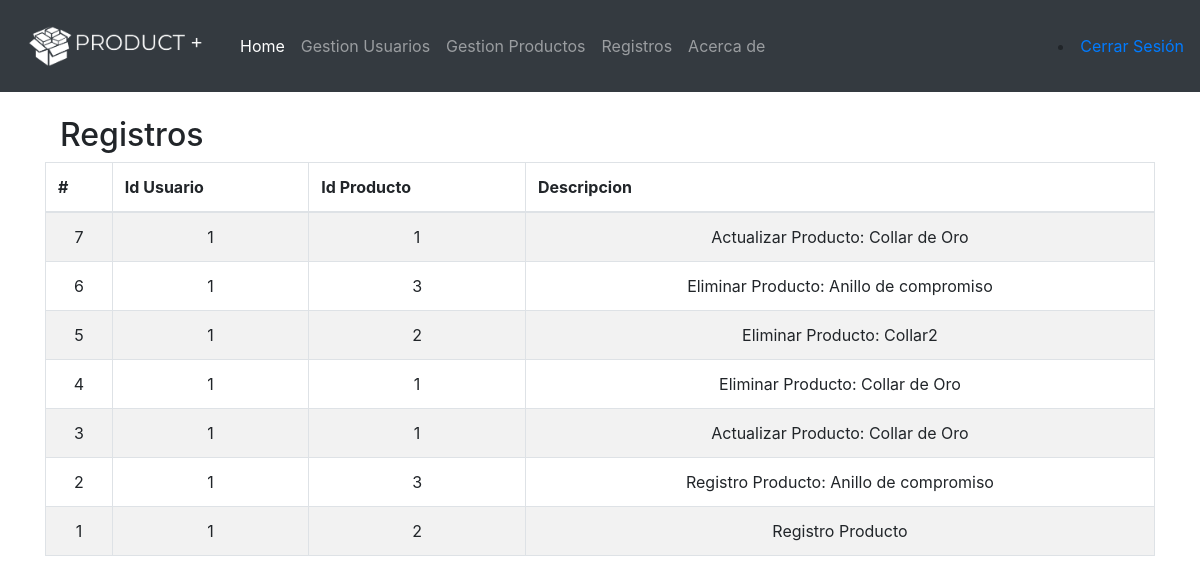
Screenshot of /records (signed in) with the database file from the repository.
### app.py (models this page shows, shortened)
class User_Product(db.Model):
    id = db.Column(db.Integer, primary_key=True)
    user_id = db.Column(db.Integer, db.ForeignKey('user.id'),nullable = False)
    product_id = db.Column(db.Integer, db.ForeignKey('product.id'),nullable=False)
    description = db.Column(db.String(50), nullable=False)
    user = db.relationship('User',
        backref=db.backref('user__product', lazy=True))
    product = db.relationship('Product',
        backref=db.backref('user__product', lazy=True))

### app.py (the view)
@app.route('/records')
@login_required
def records():
    records = User_Product.query.order_by(User_Product.id.desc()).all()
    return render_template('gestionRegistros.html',records=records)

### app.py (called while the page is built)
def login_required(view):
    @functools.wraps( view )
    def wrapped_view(**kwargs):
        if g.user is None:
            return redirect( url_for( 'index' ) )
        return view( **kwargs )
    return wrapped_view

@app.before_request
def load_logged_in_user():
    user_id = session.get( 'user_id' )
    if user_id is None:
        g.user = None
    else:
        user = User.query.filter_by(id = user_id).first()
        g.user = user

### templates/gestionRegistros.html
{% extends 'base.html' %} {% block content %}
<div class="container">
    <br>
    <div class="col-md-8">
        <h2>Registros</h2>
    </div>
    <table class="table table-striped table-bordered">
        <thead>
            <tr>
                <th scope="col">#</th>
                <th scope="col">Id Usuario</th>
                <th scope="col">Id Producto</th>
                <th scope="col">Descripcion</th>
            </tr>
        </thead>
        <tbody>
            {% for record in records%}
            <tr>
                <td>{{ record.id }}</td>
                <td>{{ record.user_id }}</td>
                <td>{{ record.product_id }}</td>
                <td>{{ record.description}}</td>
            </tr>
            {% endfor %}
        </tbody>
    </table>
</div>
{% endblock %}

### static/css/main.css (style rules this page uses)
body, html { margin: 0; font-family: sans-serif; }
table, td, th { border: 1px solid #aaa; }
table { border-collapse: collapse; width: 100%; }
th { height: 30px; }
td { text-align: center; padding: 5px; }

### rows the page displays
User_Product: id "7", user_id "1", product_id "1", description "Actualizar Producto: Collar de Oro"
User_Product: id "6", user_id "1", product_id "3", description "Eliminar Producto: Anillo de compromiso"
User_Product: id "5", user_id "1", product_id "2", description "Eliminar Producto: Collar2"
User_Product: id "4", user_id "1", product_id "1", description "Eliminar Producto: Collar de Oro"
User_Product: id "3", user_id "1", product_id "1", description "Actualizar Producto: Collar de Oro"
User_Product: id "2", user_id "1", product_id "3", description "Registro Producto: Anillo de compromiso"
User_Product: id "1", user_id "1", product_id "2", description "Registro Producto"
